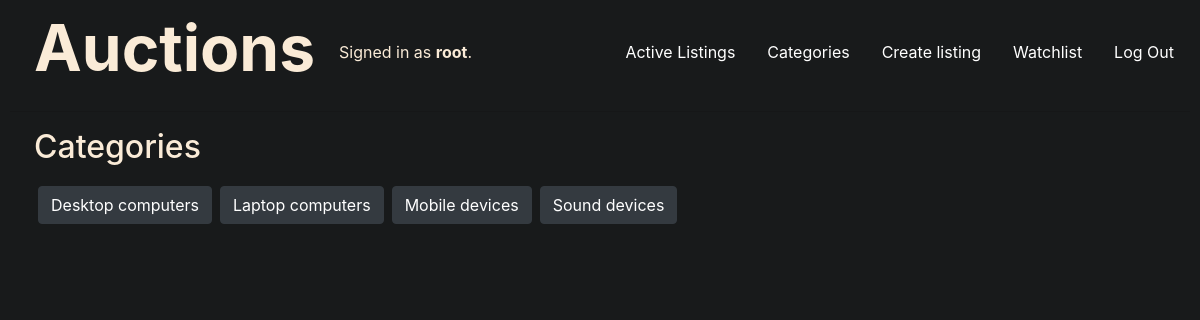
Page /categories/ (signed in) on the committed database.
### auctions/models.py (models this page shows)
class User(AbstractUser):
    pass

class Category(models.Model):
    categoryName = models.CharField(max_length=50)
    def __str__(self):
        return self.categoryName

### auctions/views.py (the view)
# urls.py: path("categories/", views.categories, name="categories"),
def categories(request):
    if request.method == "GET":
        categories = Category.objects.all()
        return render(request, "auctions/categories.html", {
            "categories": categories
        })

### auctions/templates/auctions/categories.html (shortened to what this page needs)
{% extends "auctions/layout.html" %} {% block body %}
<h2 class="ml-4 mb-0">Categories</h2>
<div
  class="mt-0 ml-4 w-100 p-1 d-flex flex-wrap flex-row bd-highlight mb-3 justify-content-start align-items-center"
>
  {%for category in categories%}
  <form class="mr-2" action="{%url 'categoryFilter'%}" method="post">
    <input
      name="category"
      id="category"
      value="{{category}}"
      type="submit"
      class="btn btn-dark"
    />
  </form>
  {%endfor%} {% endblock %}

### auctions/templates/auctions/layout.html (shortened to what this page needs)
{% load static %}
<!DOCTYPE html>
<html lang="en">
  <head>
    <link
      rel="stylesheet"
      href="https://stackpath.bootstrapcdn.com/bootstrap/4.4.1/css/bootstrap.min.css"
    />
    <link href="{% static 'auctions/styles.css' %}" rel="stylesheet" />
  </head>
  <body>
  <div class="d-flex align-items-center justify-content-between">
    <div class="d-flex align-items-center">
      <h1 class="ml-4" style="font-size: 4em; font-weight: bolder">Auctions</h1>
      <div class="ml-4">
        {% if user.is_authenticated %} Signed in as
        <strong>{{ user.username }}</strong>. {% else %} Not signed in. {% endif%}
      </div>
    </div>
    <div>
      <ul class="ml-50 nav">
        <li class="nav-item">
          <a style="color: white;"class="nav-link" href="{% url 'index' %}">Active Listings</a>
        </li>
        <li class="nav-item">
          <a style="color: white;" class="nav-link" href="{% url 'categories' %}">Categories</a>
        </li>
        {% if user.is_authenticated %}
        <li class="nav-item">
          <a style="color: white;" class="nav-link" href="{% url 'create' %}">Create listing</a>
        </li>
        <li class="nav-item">
          <a style="color: white;" class="nav-link" href="{% url 'watchlist' %}">Watchlist</a>
        </li>
        <li class="nav-item">
          <a style="color: white;" class="nav-link" href="{% url 'logout' %}">Log Out</a>
        </li>
        {% endif %}
      </ul>
    </div>
  </div>
      <hr />
    {% block body %} {% endblock %}
  </body>
</html>

### auctions/static/auctions/styles.css (style rules this page uses)
*, body, .jumbotron, .bd-highlight { background-color: #181a1b; color: antiquewhite; }
body { padding: 10px; }

### rows in the picture
User: username "root"
Category: category "Desktop computers"
Category: category "Laptop computers"
Category: category "Mobile devices"
Category: category "Sound devices"
